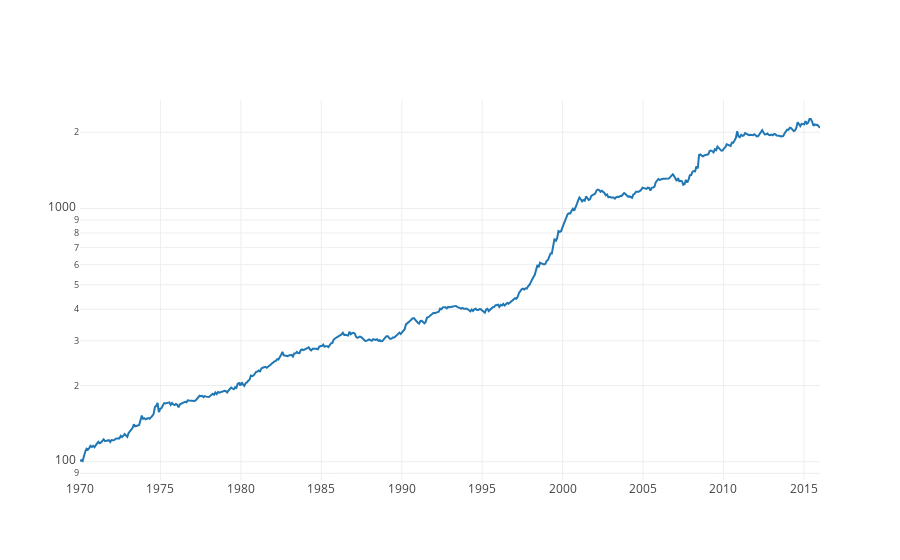

This figure's notebook cell:
### Code cell
# run performance chart
perf = 100 * np.cumprod(1 + results / 100)

x_coords = np.linspace(1970, 2016, perf.shape[0])

trace1 = Scatter(
    x = x_coords,
    y = perf,
    name = 'Growth of $1',    
)

layout = Layout(
    yaxis=dict(
        type='log',
        autorange=True
    )
)
plotdata = [trace1]

fig = Figure(data=plotdata, layout=layout)

iplot(fig)

### Figure 1 — Plotly figure (JSON) as saved in the notebook; plotly's stock layout.template omitted (floating-point values rounded to 4 significant figures; data arrays with more than 128 entries replaced by an {"elided": "..."} marker saying what was removed)
{"data": [{"name": "Growth of $1", "type": "scatter", "x": {"elided": "564 float values"}, "y": {"elided": "564 float values"}}], "layout": {"yaxis": {"autorange": true, "type": "log"}}}
